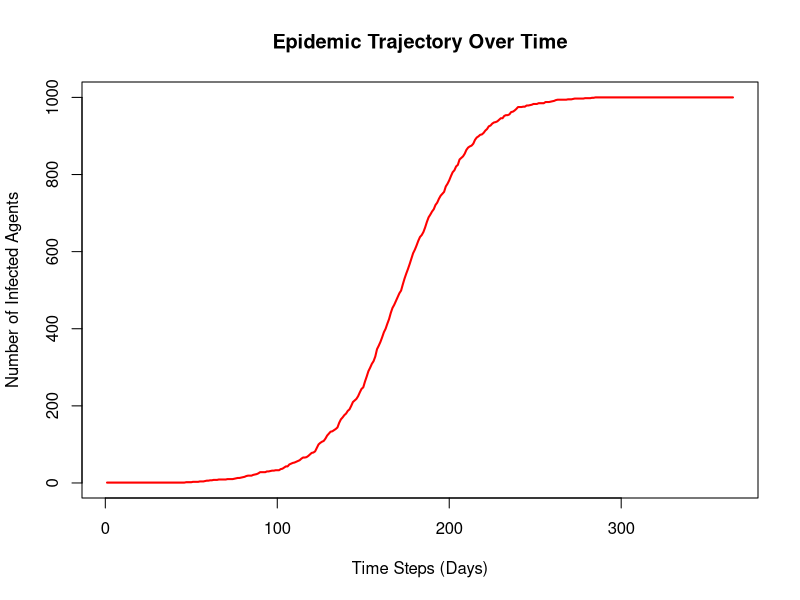
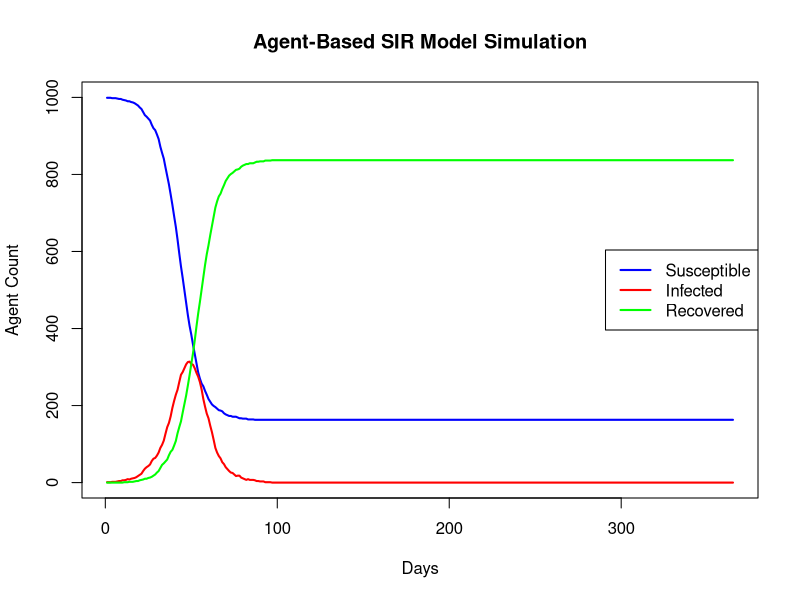
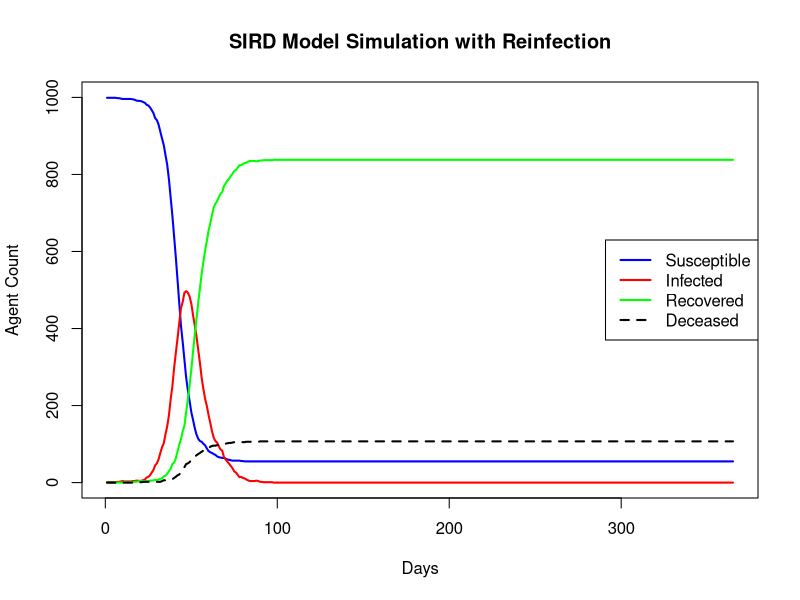
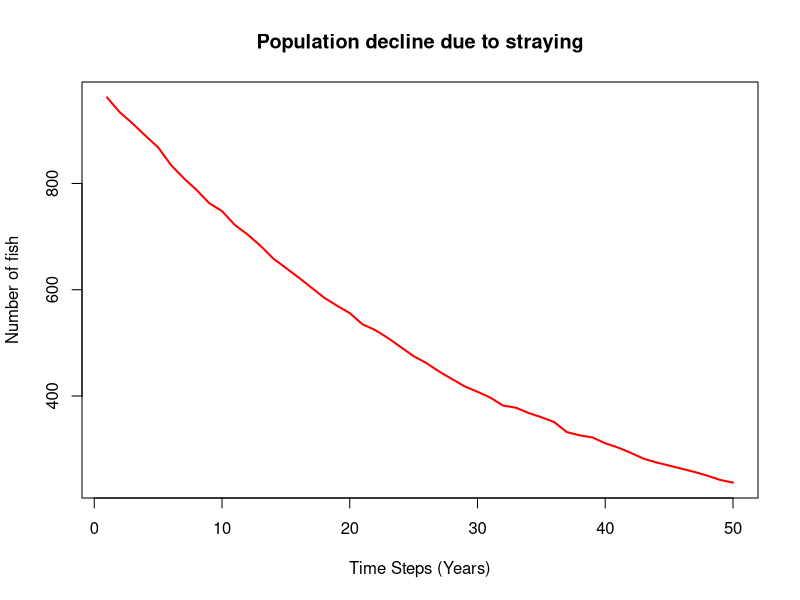
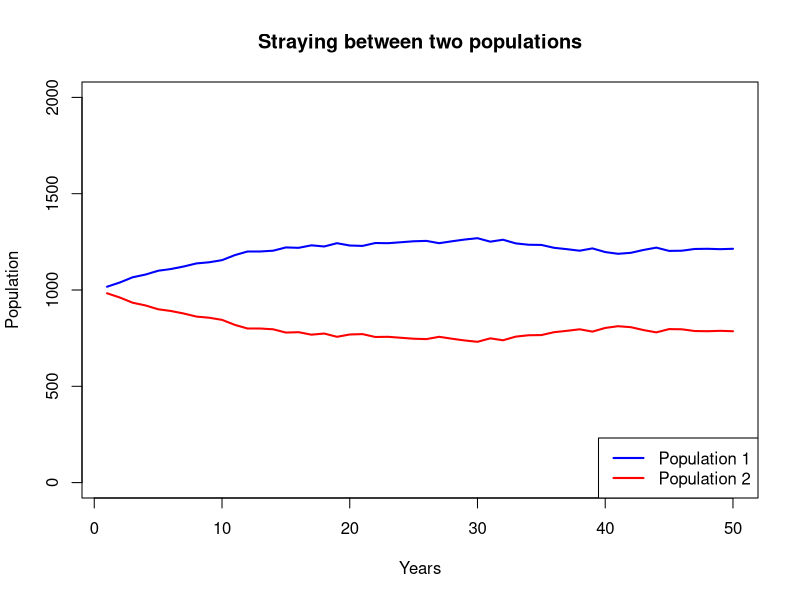

R code for these plots, in order:
# Pure AI example here..
# INFECTIONS!! ------------------------------------------------------------
## Set up
# set.seed(42)            # For reproducible results
num_agents <- 1000       # Total population size
prob_infection <- 0.05   # Probability of transmission during a contact

# Create the initial population data frame
agents <- data.frame(
  id = 1:num_agents,
  status = "Susceptible",
  stringsAsFactors = FALSE
)

# Patient Zero: Infect the very first agent
agents$status[1] <- "Infected"

## Defining interaction rules
# Function to run a single time step of the simulation
run_time_step <- function(population, transmission_rate) {
  # Find the row indices of all currently infected agents
  infected_indices <- which(population$status == "Infected")
  
  # If no one is infected, the simulation stops changing
  if (length(infected_indices) == 0) return(population)
  
  # Loop through each infected agent to simulate interactions
  for (i in infected_indices) {
    # Randomly select another agent from the population
    target_id <- sample(population$id, 1)
    
    # Check if the encountered agent is Susceptible
    if (population$status[target_id] == "Susceptible") {
      # Roll a random number to see if transmission occurs
      if (runif(1) < transmission_rate) {
        population$status[target_id] <- "Infected"
      }
    }
  }
  
  return(population)
}

## Run model across time
total_steps <- 365
history <- numeric(total_steps) # Array to record infected counts

# Main simulation loop
for (step in 1:total_steps) {
  # Update the population states for this time step
  agents <- run_time_step(agents, prob_infection)
  
  # Record the total number of infected agents at this moment
  history[step] <- sum(agents$status == "Infected")
}

# View the final epidemic trajectory
print(history)

# Quick plot over time using base R
plot(history, type = "l", col = "red", lwd = 2,
     xlab = "Time Steps (Days)", ylab = "Number of Infected Agents",
     main = "Epidemic Trajectory Over Time")

# infections with recovery -----------------------------------------------------
## Set up
num_agents <- 1000       # Total population size
prob_infection <- 0.25   # Probability of transmission during a contact
recovery_time <- 10      # Days an individual stays infected
total_steps <- 365

# Create the initial population data frame
agents <- data.frame(
  id = 1:num_agents,
  status = "Susceptible",
  infected_day = NA,          # Track the exact step an agent got infected
  stringsAsFactors = FALSE
)

# Patient Zero
agents$status[1] <- "Infected"
agents$infected_day[1] <- 1   # Infected at time step 1

## Defining interaction rules
run_time_step <- function(population, transmission_rate, current_step) {
  infected_indices <- which(population$status == "Infected")
  if (length(infected_indices) == 0) return(population)
  
  for (i in infected_indices) {
    target_id <- sample(population$id, 1)
    
    if (population$status[target_id] == "Susceptible") {
      if (runif(1) < transmission_rate) {
        population$status[target_id] <- "Infected"
        population$infected_day[target_id] <- current_step # Record infection time
      }
    }
  }
  return(population)
}

## Run model across time
history <- data.frame(
  Day = 1:total_steps,
  Susceptible = numeric(total_steps),
  Infected = numeric(total_steps),
  Recovered = numeric(total_steps)
)

for (step in 1:total_steps) {
  # 1. Handle Recoveries: Find agents infected long enough to recover
  recovery_threshold <- step - recovery_time
  recover_indices <- which(agents$status == "Infected" & agents$infected_day <= recovery_threshold)
  
  if (length(recover_indices) > 0) {
    agents$status[recover_indices] <- "Recovered"
  }
  
  # 2. Run Transmission: Pass the current step to the function
  agents <- run_time_step(agents, prob_infection, step)
  
  # 3. Record History: Count currently infected agents
  history$Susceptible[step] <- sum(agents$status == "Susceptible")
  history$Infected[step]    <- sum(agents$status == "Infected")
  history$Recovered[step]   <- sum(agents$status == "Recovered")
}

print(history)

## SIR plot
# Plot the first line (Susceptible)
plot(history$Day, history$Susceptible, type = "l", col = "blue", lwd = 2,
     ylim = c(0, num_agents), xlab = "Days", ylab = "Agent Count",
     main = "Agent-Based SIR Model Simulation")

# Add the other two lines
lines(history$Day, history$Infected, col = "red", lwd = 2)
lines(history$Day, history$Recovered, col = "green", lwd = 2)

# Add a helpful legend
legend("right", legend = c("Susceptible", "Infected", "Recovered"),
       col = c("blue", "red", "green"), lwd = 2)


# Infections w/ mortality, recovery, possible reinfection -----------------
## Set up
num_agents <- 1000 
prob_infection <- 0.3 
recovery_time <- 10  
total_steps <- 365
prob_death <- 0.01           # 0.5% daily chance of dying while infected
immunity_multiplier <- 0.2   # Recovered agents have 80% protection (only 20% risk)

# Create the initial population data frame
agents <- data.frame(
  id = 1:num_agents,
  status = "Susceptible",
  infected_day = NA,          
  stringsAsFactors = FALSE
)

# Patient Zero
agents$status[1] <- "Infected"
agents$infected_day[1] <- 1  

## Defining interaction rules
run_time_step <- function(population, base_transmission, multiplier, current_step) {
  # Only living, infected agents can transmit disease
  infected_indices <- which(population$status == "Infected")
  if (length(infected_indices) == 0) return(population)
  
  for (i in infected_indices) {
    target_id <- sample(population$id, 1)
    target_status <- population$status[target_id]
    
    # Calculate transmission probability based on target's immune history
    if (target_status == "Susceptible") {
      transmission_rate <- base_transmission
    } else if (target_status == "Recovered") {
      transmission_rate <- base_transmission * multiplier
    } else {
      next # Skip if the target is already infected or deceased
    }
    
    # Roll for transmission
    if (runif(1) < transmission_rate) {
      population$status[target_id] <- "Infected"
      population$infected_day[target_id] <- current_step 
    }
  }
  return(population)
}

## Run model across time
history <- data.frame(
  Day = 1:total_steps,
  Susceptible = numeric(total_steps),
  Infected = numeric(total_steps),
  Recovered = numeric(total_steps),
  Deceased = numeric(total_steps)
)

for (step in 1:total_steps) {
  # --- Phase 1: Handle Daily Mortality ---
  infected_indices <- which(agents$status == "Infected")
  if (length(infected_indices) > 0) {
    # Each infected agent rolls for survival independently
    death_rolls <- runif(length(infected_indices))
    died_today <- infected_indices[death_rolls < prob_death]
    
    if (length(died_today) > 0) {
      agents$status[died_today] <- "Deceased"
    }
  }
  
  # --- Phase 2: Handle Recoveries ---
  # Only agents who survived the day can recover
  recovery_threshold <- step - recovery_time
  recover_indices <- which(agents$status == "Infected" & agents$infected_day <= recovery_threshold)
  if (length(recover_indices) > 0) {
    agents$status[recover_indices] <- "Recovered"
  }
  
  # --- Phase 3: Run Transmission ---
  agents <- run_time_step(agents, prob_infection, immunity_multiplier, step)
  
  # --- Phase 4: Record All Four Counts ---
  history$Susceptible[step] <- sum(agents$status == "Susceptible")
  history$Infected[step]    <- sum(agents$status == "Infected")
  history$Recovered[step]   <- sum(agents$status == "Recovered")
  history$Deceased[step]    <- sum(agents$status == "Deceased")
}

# SIR plot w/ death
# Plot Susceptible curve
plot(history$Day, history$Susceptible, type = "l", col = "blue", lwd = 2,
     ylim = c(0, num_agents), xlab = "Days", ylab = "Agent Count",
     main = "SIRD Model Simulation with Reinfection")

# Add the remaining states
lines(history$Day, history$Infected, col = "red", lwd = 2)
lines(history$Day, history$Recovered, col = "green", lwd = 2)
lines(history$Day, history$Deceased, col = "black", lwd = 2, lty = 2) # Dashed line for death

# Add legend
legend("right", legend = c("Susceptible", "Infected", "Recovered", "Deceased"),
       col = c("blue", "red", "green", "black"), lty = c(1, 1, 1, 2), lwd = 2)


# Let's try something like IR/SJH and see how it goes... -----------------------
## Set up
num_agents <- 1000              # total number of fish (juveniles)
prob_stray <- 0.03              # likelihood of straying from natal stream
total_steps <- 50
  ## VERY SIMPLE!

# create initial population dataframe 
agents <- data.frame(
  id = 1:num_agents,
  status = "viable",
  stringsAsFactors = FALSE
)

## defining interaction rules - just straying
run_time_step <- function(population, stray_rate){
  for (i in 1:num_agents){
    if (population$status[i] == "viable"){
      if (runif(1) < stray_rate) {
        population$status[i] <- "strayed"
      }
    }
  }
  return(population)
}

# run model across time
history <- numeric(total_steps)

# main simulation loop
for (step in 1:total_steps){
  agents <- run_time_step(agents, prob_stray)
  
  history[step] <- sum(agents$status == "viable")
}

# View effect of straying (no carrying capacity or anything)
print(history)

# quick plot
plot(history, type = "l", col = "red", lwd = 2,
     xlab = "Time Steps (Years)", ylab = "Number of fish",
     main = "Population decline due to straying")


# IR/SJH - 2 populations -------------------------------------------------------
## Set up
num_agents <- 1000              # number of fish per population
prob_stray1 <- 0.03             # pop 1 likelihood of straying to pop 2
prob_stray2 <- 0.05             # pop 2 likelihood of straying to pop 1
total_steps <- 50
  # slightly more complicated, 2 populations
    ## VERY SIMPLE!

# create initial population dataframe 
agents1 <- data.frame(
  id = 1:num_agents,
  status = "pop1",
  stringsAsFactors = FALSE
)
agents2 <- data.frame(
  id = 1:num_agents,
  status = "pop2",
  stringsAsFactors = FALSE
)
agents <- rbind(agents1, agents2)

# ## defining interaction rules - just straying
# run_time_step <- function(population, stray_rate1, stray_rate2){
#   for (i in 1:num_agents){
#     if (population$status[i] == "pop1"){
#       if (runif(1) < stray_rate1) {
#         population$status[i] <- "pop2"
#       }
#     }
#     if (population$status[i] == "pop2"){
#       if (runif(1) < stray_rate2) {
#         population$status[i] <- "pop1"
#       }
#     }
#   }
#   return(population)
# }

# alternate approach
run_time_step <- function(population, stray_rate1, stray_rate2) {
  # Total number of fish in the dataframe
  n <- nrow(population)
  
  # Generate a random number for every fish all at once
  rand_vals <- runif(n)
  
  # If a fish is pop1 AND its random number is below the stray rate, change to pop2
  population$status <- ifelse(population$status == "pop1" & rand_vals < stray_rate1, "pop2",
                              # If a fish is pop2 AND its random number is below the stray rate, change to pop1
                              ifelse(population$status == "pop2" & rand_vals < stray_rate2, "pop1", 
                                     population$status))
  
  return(population)
}

# run model across time
history <- data.frame(
  Year = 1:total_steps,
  Pop1 = numeric(total_steps),
  Pop2 = numeric(total_steps)
  )

# main simulation loop
for (step in 1:total_steps){
  agents <- run_time_step(agents, prob_stray1, prob_stray2)
  
  history$Pop1[step] <- sum(agents$status == "pop1")
  history$Pop2[step] <- sum(agents$status == "pop2")
}

# Plot the first line (Susceptible)
plot(history$Year, history$Pop1, type = "l", col = "blue", lwd = 2,
     ylim = c(0, (2*num_agents)), xlab = "Years", ylab = "Population",
     main = "Straying between two populations")

# Add the other line
lines(history$Year, history$Pop2, col = "red", lwd = 2)

# Add a helpful legend
legend("bottomright", legend = c("Population 1", "Population 2"),
       col = c("blue", "red"), lwd = 2)


# WHAT ELSE DO I WANT? ---------------------------------------------------------
  # survival rates (higher for SJH due to low fw mortality, lower for IR)
  # fixed number released by hatchery each time step
  # heritable straying tendencies?
